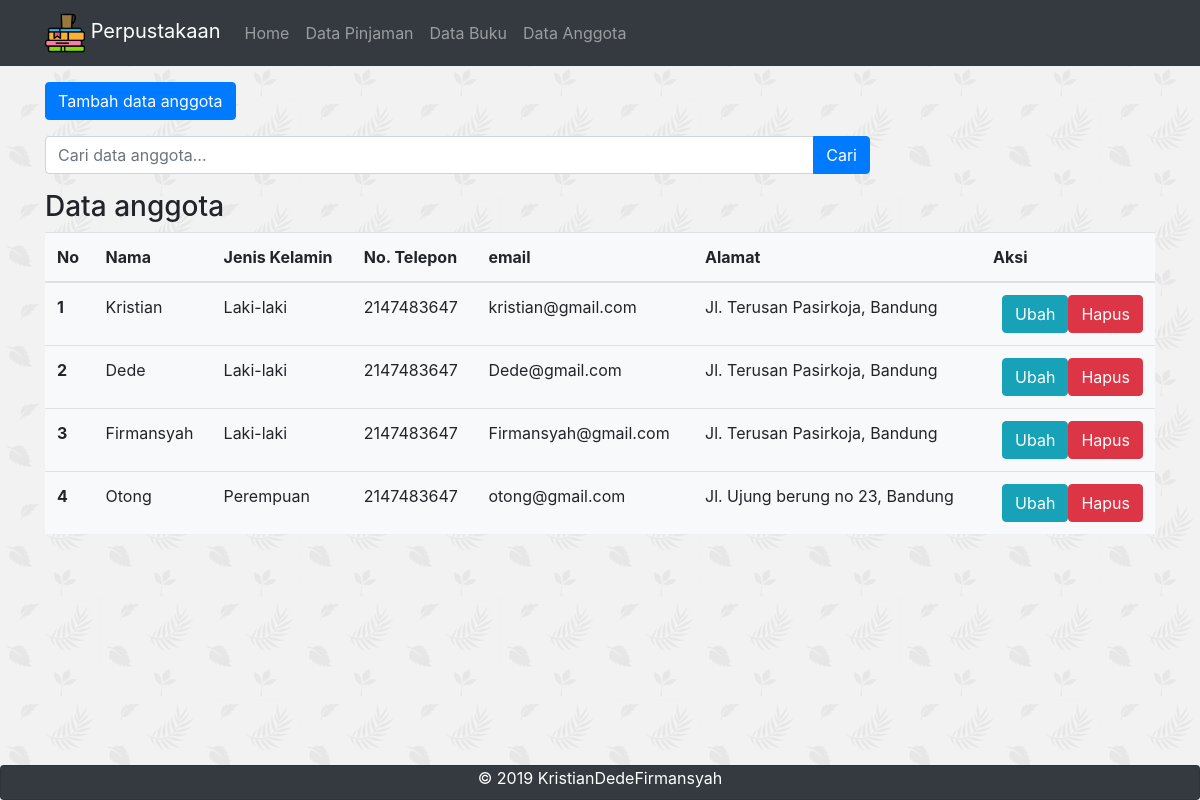
Page /Perpustakaan_UTS/index.php/anggota on the committed database.
### tables this page shows
CREATE TABLE `anggota` (
  `id_anggota` int(3) NOT NULL,
  `nama` varchar(30) NOT NULL,
  `jk` varchar(10) NOT NULL,
  `alamat` varchar(50) NOT NULL,
  `telepon` int(13) NOT NULL,
  `email` varchar(30) NOT NULL
);

### Perpustakaan_UTS/application/controllers/Anggota.php (called while the page is built, shortened)
<?php
class Anggota extends CI_Controller{
    public function __construct()
    {
        $this->load->model('Anggota_model');
    }
    public function index(){
        $data['judul'] = 'Data Anggota';
        $data['anggota'] = $this->Anggota_model->getAllAnggota();
        $this->load->view('templates/header', $data);
        $this->load->view('anggota/index', $data);
        $this->load->view('templates/footer');
    }
}

### Perpustakaan_UTS/index.php (called while the page is built, shortened)
<?php
require_once BASEPATH.'core/CodeIgniter.php';

### Perpustakaan_UTS/application/models/Anggota_model.php (called while the page is built, shortened)
<?php
class Anggota_model extends CI_model{
    public function getAllAnggota()
    {
        return $this->db->get('anggota')->result_array();
    }
}

### Perpustakaan_UTS/application/views/anggota/index.php (the view, shortened to what this page needs)
<div class="container">
    <div class="row mt-3">
        <div class="col-md-6">
            <a href="<?= base_url(); ?>anggota/tambah" class="btn btn-primary">Tambah data anggota</a>
        </div>
    </div>
    <div class="row mt-3">
        <div class="col-md-9">
            <form action="" method="post">
                <div class="input-group">
                    <input type="text" class="form-control" placeholder="Cari data anggota..." name="keyword">
                    <div class="input-group-append">
                        <button class="btn btn-primary" type="submit">Cari</button>
                    </div>
                </div>
            </form>
        </div>
    </div>
    <div class="row mt-3">
        <div class="col-md-12">
            <h3 class="mt6">Data anggota</h3>
            <table class="table table-hover bg-light" style="margin-bottom: 100px;">
              <thead>
                <tr>
                  <th scope="col">No</th>
                  <th scope="col">Nama</th>
                  <th scope="col">Jenis Kelamin</th>
                  <th scope="col">No. Telepon</th>
                  <th scope="col">email</th>
                  <th scope="col">Alamat</th>
                  <th scope="col">Aksi</th>
                </tr>
              </thead>
              <tbody>
              <?php $no=1;
              foreach ($anggota as $agt) {?>
                <tr>
                  <th scope="row"><?=$no?></th>
                  <td><?=$agt['nama']?></td>
                  <td><?=$agt['jk']?></td>
                  <td><?=$agt['telepon']?></td>
                  <td><?=$agt['email']?></td>
                  <td><?=$agt['alamat']?></td>
                  <td>
                    <a href="<?= base_url(); ?>anggota/hapus/<?= $agt['id_anggota'];?>" class="btn btn-danger float-right" onclick="return confirm('yakin akan menghapus anggota ?');">Hapus</a>
                    <a href="<?= base_url(); ?>anggota/ubah/<?= $agt['id_anggota'];?>" class="btn btn-info float-right">Ubah</a>
                  </td>
                </tr>
               <?php
                 $no++;
               }?>
              </tbody>
            </table>
        </div>
    </div>
</div>

### rows in the picture
anggota: nama "Kristian", jk "Laki-laki", telepon "2147483647", email "kristian@gmail.com", alamat "Jl. Terusan Pasirkoja, Bandung"
anggota: nama "Dede", jk "Laki-laki", telepon "2147483647", email "Dede@gmail.com", alamat "Jl. Terusan Pasirkoja, Bandung"
anggota: nama "Firmansyah", jk "Laki-laki", telepon "2147483647", email "Firmansyah@gmail.com", alamat "Jl. Terusan Pasirkoja, Bandung"
anggota: nama "Otong", jk "Perempuan", telepon "2147483647", email "otong@gmail.com", alamat "Jl. Ujung berung no 23, Bandung"
